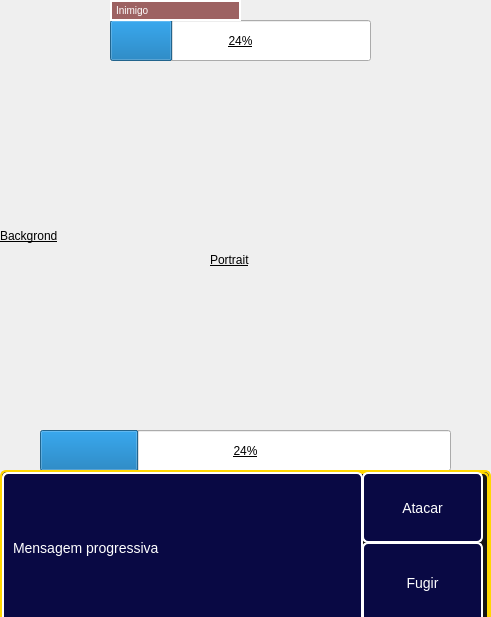
<?xml version="1.0" encoding="UTF-8"?>
<ui version="4.0">
 <class>Dialog</class>
 <widget class="QDialog" name="Dialog">
  <property name="geometry">
   <rect>
    <x>0</x>
    <y>0</y>
    <width>491</width>
    <height>617</height>
   </rect>
  </property>
  <property name="font">
   <font>
    <underline>true</underline>
   </font>
  </property>
  <property name="windowTitle">
   <string>Dialog</string>
  </property>
  <widget class="QLabel" name="LabelBackground">
   <property name="geometry">
    <rect>
     <x>0</x>
     <y>0</y>
     <width>491</width>
     <height>471</height>
    </rect>
   </property>
   <property name="text">
    <string>Backgrond</string>
   </property>
  </widget>
  <widget class="QLabel" name="LabelPortrait">
   <property name="geometry">
    <rect>
     <x>210</x>
     <y>60</y>
     <width>200</width>
     <height>400</height>
    </rect>
   </property>
   <property name="text">
    <string>Portrait</string>
   </property>
  </widget>
  <widget class="QProgressBar" name="BarraInimigo">
   <property name="enabled">
    <bool>true</bool>
   </property>
   <property name="geometry">
    <rect>
     <x>110</x>
     <y>20</y>
     <width>261</width>
     <height>41</height>
    </rect>
   </property>
   <property name="value">
    <number>24</number>
   </property>
  </widget>
  <widget class="QLabel" name="TitleInimigo">
   <property name="enabled">
    <bool>false</bool>
   </property>
   <property name="geometry">
    <rect>
     <x>110</x>
     <y>0</y>
     <width>131</width>
     <height>21</height>
    </rect>
   </property>
   <property name="font">
    <font>
     <pointsize>-1</pointsize>
     <underline>false</underline>
    </font>
   </property>
   <property name="tabletTracking">
    <bool>false</bool>
   </property>
   <property name="styleSheet">
    <string notr="true">
        border: 2px solid white;
        padding: 2px;
        background-color: rgba(100, 0, 0, 150);
        color: white;
        font-size: 10px;</string>
   </property>
   <property name="text">
    <string>Inimigo</string>
   </property>
  </widget>
  <widget class="QProgressBar" name="BarraInimigo_2">
   <property name="enabled">
    <bool>true</bool>
   </property>
   <property name="geometry">
    <rect>
     <x>40</x>
     <y>430</y>
     <width>411</width>
     <height>41</height>
    </rect>
   </property>
   <property name="value">
    <number>24</number>
   </property>
  </widget>
  <widget class="QStackedWidget" name="stackedWidget">
   <property name="geometry">
    <rect>
     <x>0</x>
     <y>470</y>
     <width>491</width>
     <height>161</height>
    </rect>
   </property>
   <property name="styleSheet">
    <string notr="true">    background-color: rgba(0, 0, 0, 180);
    color: white;
    border: 2px solid #FFD700;
    border-radius: 6px;
    font-size: 14px;

</string>
   </property>
   <property name="currentIndex">
    <number>1</number>
   </property>
   <widget class="QWidget" name="page">
    <widget class="QPushButton" name="pushButton_3">
     <property name="geometry">
      <rect>
       <x>10</x>
       <y>50</y>
       <width>131</width>
       <height>51</height>
      </rect>
     </property>
     <property name="styleSheet">
      <string notr="true">   border: 2px solid white;
        padding: 6px;
        background-color: rgba(0, 0, 0, 150);
        color: white;
        font-size: 14px;</string>
     </property>
     <property name="text">
      <string>Vassourada</string>
     </property>
    </widget>
    <widget class="QPushButton" name="pushButton_4">
     <property name="enabled">
      <bool>false</bool>
     </property>
     <property name="geometry">
      <rect>
       <x>10</x>
       <y>100</y>
       <width>131</width>
       <height>51</height>
      </rect>
     </property>
     <property name="styleSheet">
      <string notr="true">   border: 2px solid white;
        padding: 6px;
        background-color: rgba(0, 0, 0, 150);
        color: white;
        font-size: 14px;</string>
     </property>
     <property name="text">
      <string>Tecnica</string>
     </property>
    </widget>
    <widget class="QLabel" name="label">
     <property name="geometry">
      <rect>
       <x>200</x>
       <y>10</y>
       <width>101</width>
       <height>31</height>
      </rect>
     </property>
     <property name="font">
      <font>
       <pointsize>-1</pointsize>
       <bold>true</bold>
       <underline>false</underline>
      </font>
     </property>
     <property name="styleSheet">
      <string notr="true">color:red</string>
     </property>
     <property name="text">
      <string>BOMBS</string>
     </property>
    </widget>
    <widget class="QPushButton" name="pushButton_5">
     <property name="geometry">
      <rect>
       <x>160</x>
       <y>50</y>
       <width>61</width>
       <height>91</height>
      </rect>
     </property>
     <property name="styleSheet">
      <string notr="true">   border: 2px solid white;
        padding: 6px;
        background-color: rgba(40
, 0, 0, 150);
        color: white;
        font-size: 14px;</string>
     </property>
     <property name="text">
      <string>Red</string>
     </property>
    </widget>
    <widget class="QPushButton" name="pushButton_6">
     <property name="geometry">
      <rect>
       <x>230</x>
       <y>50</y>
       <width>61</width>
       <height>91</height>
      </rect>
     </property>
     <property name="styleSheet">
      <string notr="true">   border: 2px solid white;
        padding: 6px;
        background-color: rgba(0
, 0, 40, 150);
        color: white;
        font-size: 14px;</string>
     </property>
     <property name="text">
      <string>Blue</string>
     </property>
    </widget>
    <widget class="QPushButton" name="pushButton_7">
     <property name="geometry">
      <rect>
       <x>300</x>
       <y>50</y>
       <width>61</width>
       <height>91</height>
      </rect>
     </property>
     <property name="styleSheet">
      <string notr="true">   border: 2px solid white;
        padding: 6px;
        background-color: rgba(0
, 80,0 , 150);
        color: white;
        font-size: 14px;</string>
     </property>
     <property name="text">
      <string>Yellow</string>
     </property>
    </widget>
    <widget class="QListWidget" name="listWidget">
     <property name="geometry">
      <rect>
       <x>370</x>
       <y>41</y>
       <width>121</width>
       <height>121</height>
      </rect>
     </property>
    </widget>
    <widget class="QLabel" name="label_2">
     <property name="geometry">
      <rect>
       <x>370</x>
       <y>10</y>
       <width>121</width>
       <height>31</height>
      </rect>
     </property>
     <property name="font">
      <font>
       <pointsize>-1</pointsize>
       <bold>true</bold>
       <underline>false</underline>
      </font>
     </property>
     <property name="styleSheet">
      <string notr="true">color:red</string>
     </property>
     <property name="text">
      <string>Items</string>
     </property>
    </widget>
    <widget class="QLabel" name="label_3">
     <property name="geometry">
      <rect>
       <x>30</x>
       <y>10</y>
       <width>101</width>
       <height>31</height>
      </rect>
     </property>
     <property name="font">
      <font>
       <pointsize>-1</pointsize>
       <bold>true</bold>
       <underline>false</underline>
      </font>
     </property>
     <property name="styleSheet">
      <string notr="true">color:red</string>
     </property>
     <property name="text">
      <string>Ataques</string>
     </property>
    </widget>
   </widget>
   <widget class="QWidget" name="page_2">
    <widget class="QLabel" name="LabelMensagem">
     <property name="geometry">
      <rect>
       <x>0</x>
       <y>0</y>
       <width>361</width>
       <height>151</height>
      </rect>
     </property>
     <property name="font">
      <font>
       <pointsize>-1</pointsize>
       <underline>false</underline>
      </font>
     </property>
     <property name="tabletTracking">
      <bool>false</bool>
     </property>
     <property name="styleSheet">
      <string notr="true">
        border: 2px solid white;
        padding: 6px;
        background-color: rgba(0, 0, 100, 150);
        color: white;
        font-size: 14px;</string>
     </property>
     <property name="text">
      <string>Mensagem progressiva</string>
     </property>
    </widget>
    <widget class="QPushButton" name="pushButton">
     <property name="geometry">
      <rect>
       <x>360</x>
       <y>0</y>
       <width>121</width>
       <height>71</height>
      </rect>
     </property>
     <property name="font">
      <font>
       <pointsize>-1</pointsize>
       <underline>false</underline>
      </font>
     </property>
     <property name="styleSheet">
      <string notr="true">
        border: 2px solid white;
        padding: 6px;
        background-color: rgba(0, 0, 100, 150);
        color: white;
        font-size: 14px;</string>
     </property>
     <property name="text">
      <string>Atacar</string>
     </property>
    </widget>
    <widget class="QPushButton" name="pushButton_2">
     <property name="geometry">
      <rect>
       <x>360</x>
       <y>70</y>
       <width>121</width>
       <height>81</height>
      </rect>
     </property>
     <property name="font">
      <font>
       <pointsize>-1</pointsize>
       <underline>false</underline>
      </font>
     </property>
     <property name="styleSheet">
      <string notr="true">
        border: 2px solid white;
        padding: 6px;
        background-color: rgba(0, 0, 100, 150);
        color: white;
        font-size: 14px;</string>
     </property>
     <property name="text">
      <string>Fugir</string>
     </property>
    </widget>
   </widget>
  </widget>
 </widget>
 <resources/>
 <connections/>
</ui>
